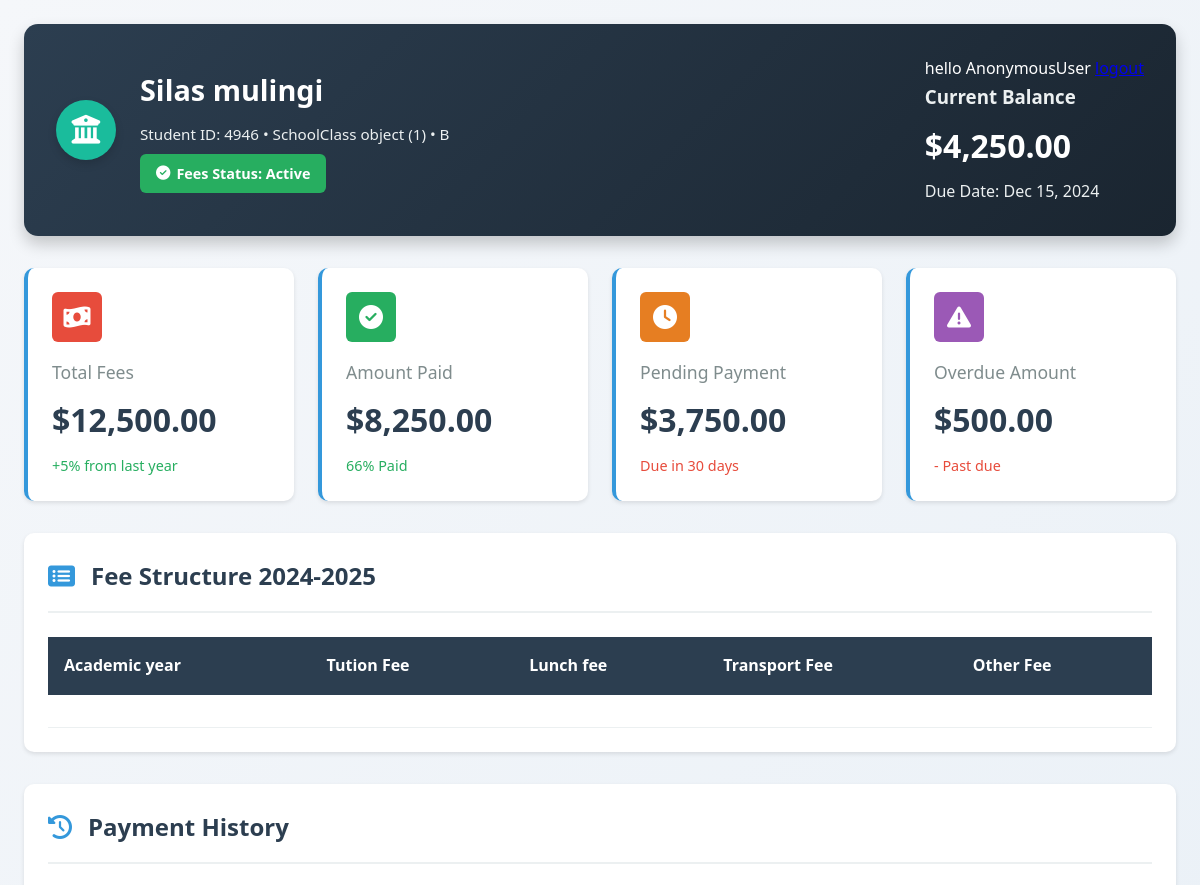
The page /studentportal/home/4946/ (upper part) on the database as committed earlier.
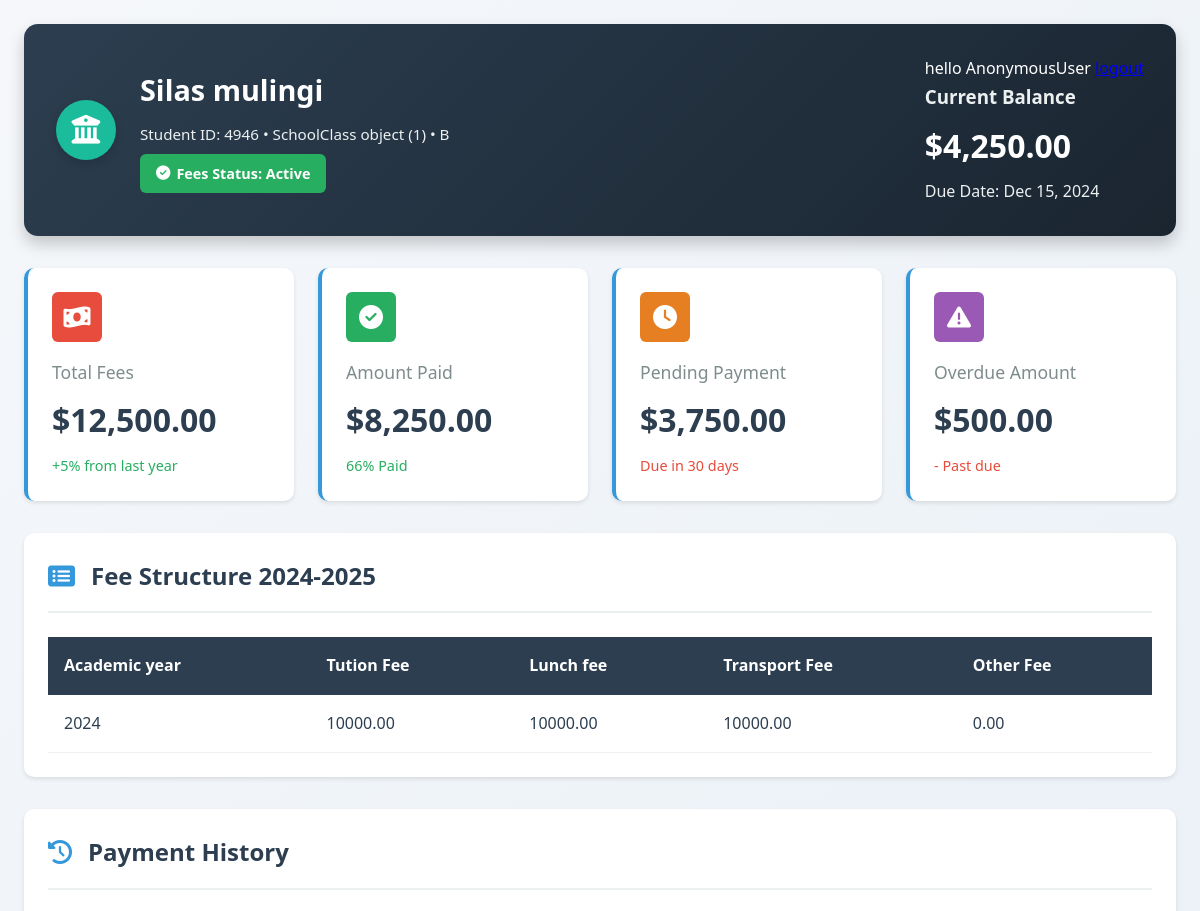
The same page on the database as committed later.
### studentPortal/models.py (models this page shows, shortened)
class Student(models.Model):
    admission_number = models.CharField(primary_key=True, max_length=50, unique=True)
    email = models.EmailField()
    first_name = models.CharField(max_length=100)
    last_name = models.CharField(max_length=100)
    middle_name = models.CharField(max_length=100, blank=True, null=True) or ""
    date_of_birth = models.DateField()
    class_id = models.ForeignKey(
        "SchoolClass", on_delete=models.PROTECT, related_name="student_class"
    )
    STREAM_CHOICES = [
        ("A", "streamA"),
        ("B", "streamB"),
        ("C", "streamC"),
        ("D", "streamD"),
    ]
    class_stream = models.CharField(
        max_length=20, blank=True, null=True, choices=STREAM_CHOICES
    )
    parent_id = models.ForeignKey(
        "Parent", on_delete=models.PROTECT, related_name="parent"
    )
    TERM_CHOICES = [
        ("TERM1", "Term1"),
        ("TERM2", "Term2"),
        ("TERM3", "Term3"),
    ]
    term = models.CharField(max_length=10, choices=TERM_CHOICES)
    billing_profile_active = models.BooleanField(default=True)
    """we use this function to fetch a student's fee structure"""
    def get_fee_structure(self):
        return FeeStructure.objects.filter(school_class=self.class_id).first()
    class Meta:
        db_table = "students"
        ordering = ["admission_number"]

class SchoolClass(models.Model):
    STREAM_CHOICES = [
        ("A", "streamA"),
        ("B", "streamB"),
        ("C", "streamC"),
        ("D", "streamD"),
    ]
    id = models.AutoField(primary_key=True)
    class_name = models.CharField(max_length=50)
    stream = models.CharField(
        max_length=10, blank=True, null=True, choices=STREAM_CHOICES
    )
    academic_year = models.CharField(max_length=20)
    max_students = models.IntegerField()
    is_active = models.BooleanField(default=True)

class FeeStructure(models.Model):
    school_class = models.ForeignKey(
        SchoolClass, on_delete=models.PROTECT, related_name="fee_structures"
    )
    academic_year = models.CharField(max_length=20)
    tuition_fee = models.DecimalField(max_digits=10, decimal_places=2)
    lunch_fee = models.DecimalField(
        max_digits=10, decimal_places=2, blank=True, null=True
    )
    transport_fee = models.DecimalField(
        max_digits=10, decimal_places=2, blank=True, null=True
    )
    other_fees = models.DecimalField(
        max_digits=10, decimal_places=2, blank=True, null=True
    )
    created_at = models.DateTimeField(auto_now_add=True)
    updated_at = models.DateTimeField(auto_now=True)
    class Meta:
        db_table = "fee_structures"
        unique_together = ("school_class", "academic_year")
        verbose_name = "Fee Structure"
        verbose_name_plural = "Fee Structures"

### studentPortal/views.py (the view, shortened to what this page needs)
# urls.py: 2. Add a URL to urlpatterns:  path('', views.home, name='home')
def home(request, adm):
    student = get_object_or_404(Student, admission_number=adm)
    fee_structure = student.get_fee_structure()
    context = {"student": student, "fee_structure": fee_structure}
    return render(request, "portal.html", context)

### studentPortal/templates/portal.html (shortened to what this page needs)
<!DOCTYPE html>
<html lang="en">
<head>
    <link rel="stylesheet" href="https://cdnjs.cloudflare.com/ajax/libs/font-awesome/6.4.0/css/all.min.css">
</head>
<body>
    <div class="container">
        <header class="header">
            <div class="logo-section">
                <div class="logo">
                    <i class="fas fa-university"></i>
                </div>
                <div class="student-info">
                    {% if student.middle_name is not None %}
                        <h1>{{student.first_name}} {{student.middle_name}} {{student.last_name}}</h1>
                    {% else %}
                        <h1>{{student.first_name}} {{student.last_name}}</h1>
                    {%endif%}
                    <p>Student ID: {{student.admission_number}} • {{student.class_id}} • {{student.class_stream}}</p>
                    <div class="status-badge">
                        <i class="fas fa-check-circle"></i>
                        Fees Status: Active
                    </div>
                </div>
            </div>
            <div class="current-balance">
                <div class="logout">
                        <p>hello {{request.user}} <a href="{% url 'studentPortal:logout' %}">logout</a></p>
                    </div>
                <h3 style="color: var(--light-gray); margin-bottom: var(--space-xs);">Current Balance</h3>
                <div style="font-size: 2rem; font-weight: 700; color: white;">$4,250.00</div>
                <p style="color: var(--light-gray); margin-top: var(--space-xs);">Due Date: Dec 15, 2024</p>
            </div>
        </header>
        <div class="dashboard-cards">
            <div class="card">
                <div class="card-icon fees">
                    <i class="fas fa-money-bill-wave"></i>
                </div>
                <h3>Total Fees</h3>
                <div class="amount">$12,500.00</div>
                <div class="percentage positive">+5% from last year</div>
            </div>
            <div class="card">
                <div class="card-icon paid">
                    <i class="fas fa-check-circle"></i>
                </div>
                <h3>Amount Paid</h3>
                <div class="amount">$8,250.00</div>
                <div class="percentage positive">66% Paid</div>
            </div>
            <div class="card">
                <div class="card-icon pending">
                    <i class="fas fa-clock"></i>
                </div>
                <h3>Pending Payment</h3>
                <div class="amount">$3,750.00</div>
                <div class="percentage negative">Due in 30 days</div>
            </div>
            <div class="card">
                <div class="card-icon overdue">
                    <i class="fas fa-exclamation-triangle"></i>
                </div>
                <h3>Overdue Amount</h3>
                <div class="amount">$500.00</div>
                <div class="percentage negative">- Past due</div>
            </div>
        </div>
        <div class="fee-structure">
            <h2 class="section-title">
                <i class="fas fa-list-alt"></i>
                Fee Structure 2024-2025
            </h2>
            <table class="table">
                <thead>
                    <tr>
                        <th>Academic year</th>
                        <th>Tution Fee</th>
                        <th>Lunch fee</th>
                        <th>Transport Fee</th>
                        <th>Other Fee</th>
                    </tr>
                </thead>
                <tbody>
                    <tr>
                        <td>{{ fee_structure.academic_year }}</td>
                        <td>{{ fee_structure.tuition_fee }}</td>
                        <td>{{ fee_structure.lunch_fee }}</td>
                        <td>{{ fee_structure.transport_fee }}</td>
                        <td>{{ fee_structure.other_fees }}</td>
                    </tr>
                </tbody>
            </table>
        </div>
        <div class="payment-history">
            <h2 class="section-title">
                <i class="fas fa-history"></i>
                Payment History
            </h2>
        </div>
    </div>
</body>
</html>

### studentPortal/templates/portal.html (style rules this page uses)
:root { --primary-blue: #2c3e50; --secondary-blue: #3498db; --accent-teal: #1abc9c; --accent-green: #27ae60; --accent-orange: #e67e22; --accent-red: #e74c3c; --accent-purple: #9b59b6; --light-gray: #ecf0f1; --medium-gray: #bdc3c7; --dark-gray: #7f8c8d; --text-dark: #2c3e50; --text-light: #ffffff; --space-xs: 0.5rem; --space-sm: 1rem; --space-md: 1.5rem; --space-lg: 2rem; --space-xl: 3rem; --shadow-sm: 0 2px 4px rgba(0,0,0,0.1); --shadow-md: 0 4px 8px rgba(0,0,0,0.15); --shadow-lg: 0 8px 16px rgba(0,0,0,0.2); --radius-sm: 6px; --radius-md: 10px; --radius-lg: 14px; --font-primary: 'Segoe UI', Tahoma, Geneva, Verdana, sans-serif; }
* { margin: 0; padding: 0; box-sizing: border-box; }
body { font-family: var(--font-primary); background: linear-gradient(135deg, #f5f7fa 0%, #e4edf5 100%); color: var(--text-dark); line-height: 1.6; min-height: 100vh; }
.container { margin: 0 auto; padding: var(--space-md); }
.header { background: linear-gradient(135deg, var(--primary-blue) 0%, #1a2530 100%); color: var(--text-light); padding: var(--space-lg); border-radius: var(--radius-lg); margin-bottom: var(--space-lg); box-shadow: var(--shadow-lg); display: flex; justify-content: space-between; align-items: center; flex-wrap: wrap; gap: var(--space-md); }
.logo-section { display: flex; align-items: center; gap: var(--space-md); }
.logo { width: 60px; height: 60px; background: var(--accent-teal); border-radius: 50%; display: flex; align-items: center; justify-content: center; font-size: 1.8rem; color: white; box-shadow: var(--shadow-md); }
.student-info h1 { font-size: 1.8rem; margin-bottom: var(--space-xs); font-weight: 600; }
.student-info p { color: var(--light-gray); font-size: 0.95rem; }
.status-badge { background: var(--accent-green); color: white; padding: var(--space-xs) var(--space-sm); border-radius: var(--radius-sm); font-size: 0.9rem; font-weight: 600; display: inline-flex; align-items: center; gap: 6px; margin-top: var(--space-xs); }
.dashboard-cards { display: grid; grid-template-columns: repeat(auto-fit, minmax(250px, 1fr)); gap: var(--space-md); margin-bottom: var(--space-lg); }
.card { background: white; border-radius: var(--radius-md); padding: var(--space-md); box-shadow: var(--shadow-sm); border-left: 4px solid var(--secondary-blue); transition: transform 0.3s ease, box-shadow 0.3s ease; }
.card-icon { width: 50px; height: 50px; border-radius: var(--radius-sm); display: flex; align-items: center; justify-content: center; font-size: 1.5rem; margin-bottom: var(--space-sm); color: white; }
.card-icon.fees { background: var(--accent-red); }
.card-icon.paid { background: var(--accent-green); }
.card-icon.pending { background: var(--accent-orange); }
.card-icon.overdue { background: var(--accent-purple); }
.card h3 { font-size: 1.1rem; color: var(--dark-gray); margin-bottom: var(--space-xs); font-weight: 500; }
.card .amount { font-size: 2rem; font-weight: 700; color: var(--text-dark); margin-bottom: var(--space-xs); }
.card .percentage { font-size: 0.9rem; color: var(--medium-gray); }
.percentage.positive { color: var(--accent-green); }
.percentage.negative { color: var(--accent-red); }
.section-title { display: flex; align-items: center; gap: var(--space-sm); margin-bottom: var(--space-md); padding-bottom: var(--space-sm); border-bottom: 2px solid var(--light-gray); color: var(--primary-blue); }
.section-title i { color: var(--secondary-blue); }
.fee-structure { background: white; border-radius: var(--radius-md); padding: var(--space-md); margin-bottom: var(--space-lg); box-shadow: var(--shadow-sm); overflow-x: auto; }
.table { width: 100%; border-collapse: collapse; }
.table th { background: var(--primary-blue); color: white; padding: var(--space-sm); text-align: left; font-weight: 600; }
.table td { padding: var(--space-sm); border-bottom: 1px solid var(--light-gray); }
.payment-history { background: white; border-radius: var(--radius-md); padding: var(--space-md); margin-bottom: var(--space-lg); box-shadow: var(--shadow-sm); }

Rows that differ between the two databases and show on the page:
added FeeStructure: academic_year "2024", tuition_fee "10000.00", lunch_fee "10000.00", transport_fee "10000.00", other_fees "0.00"
